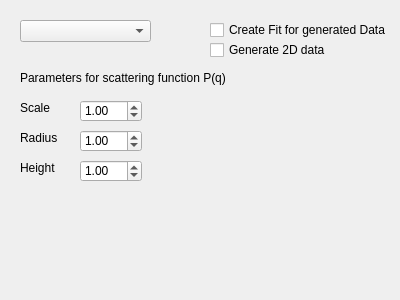
<?xml version="1.0" encoding="UTF-8"?>
<ui version="4.0">
 <class>fitPageWidget</class>
 <widget class="QWidget" name="fitPageWidget">
  <property name="geometry">
   <rect>
    <x>0</x>
    <y>0</y>
    <width>400</width>
    <height>300</height>
   </rect>
  </property>
  <property name="windowTitle">
   <string>Form</string>
  </property>
  <widget class="QDoubleSpinBox" name="doubleSpinBox_scale">
   <property name="geometry">
    <rect>
     <x>80</x>
     <y>100</y>
     <width>62</width>
     <height>22</height>
    </rect>
   </property>
   <property name="minimum">
    <double>0.000000000000000</double>
   </property>
   <property name="maximum">
    <double>1000.000000000000000</double>
   </property>
   <property name="value">
    <double>1.000000000000000</double>
   </property>
  </widget>
  <widget class="QDoubleSpinBox" name="doubleSpinBox_radius">
   <property name="geometry">
    <rect>
     <x>80</x>
     <y>130</y>
     <width>62</width>
     <height>22</height>
    </rect>
   </property>
   <property name="minimum">
    <double>0.000000000000000</double>
   </property>
   <property name="maximum">
    <double>1000.000000000000000</double>
   </property>
   <property name="value">
    <double>1.000000000000000</double>
   </property>
  </widget>
  <widget class="QLabel" name="label_a">
   <property name="geometry">
    <rect>
     <x>20</x>
     <y>100</y>
     <width>51</width>
     <height>16</height>
    </rect>
   </property>
   <property name="text">
    <string>Scale</string>
   </property>
  </widget>
  <widget class="QLabel" name="label_b">
   <property name="geometry">
    <rect>
     <x>20</x>
     <y>130</y>
     <width>51</width>
     <height>16</height>
    </rect>
   </property>
   <property name="text">
    <string>Radius</string>
   </property>
  </widget>
  <widget class="QLabel" name="label_equation">
   <property name="geometry">
    <rect>
     <x>20</x>
     <y>70</y>
     <width>211</width>
     <height>16</height>
    </rect>
   </property>
   <property name="text">
    <string>Parameters for scattering function P(q)</string>
   </property>
  </widget>
  <widget class="QComboBox" name="comboBoxFormFactor">
   <property name="geometry">
    <rect>
     <x>20</x>
     <y>20</y>
     <width>131</width>
     <height>22</height>
    </rect>
   </property>
  </widget>
  <widget class="QDoubleSpinBox" name="doubleSpinBox_height">
   <property name="geometry">
    <rect>
     <x>80</x>
     <y>160</y>
     <width>62</width>
     <height>22</height>
    </rect>
   </property>
   <property name="minimum">
    <double>0.000000000000000</double>
   </property>
   <property name="maximum">
    <double>1000.000000000000000</double>
   </property>
   <property name="value">
    <double>1.000000000000000</double>
   </property>
  </widget>
  <widget class="QLabel" name="label_c">
   <property name="geometry">
    <rect>
     <x>20</x>
     <y>160</y>
     <width>51</width>
     <height>16</height>
    </rect>
   </property>
   <property name="text">
    <string>Height</string>
   </property>
  </widget>
  <widget class="QCheckBox" name="checkBoxCreateFit">
   <property name="geometry">
    <rect>
     <x>210</x>
     <y>20</y>
     <width>181</width>
     <height>20</height>
    </rect>
   </property>
   <property name="text">
    <string>Create Fit for generated Data</string>
   </property>
  </widget>
  <widget class="QCheckBox" name="checkBox2dData">
   <property name="geometry">
    <rect>
     <x>210</x>
     <y>40</y>
     <width>171</width>
     <height>20</height>
    </rect>
   </property>
   <property name="text">
    <string>Generate 2D data</string>
   </property>
  </widget>
 </widget>
 <resources/>
 <connections/>
</ui>
